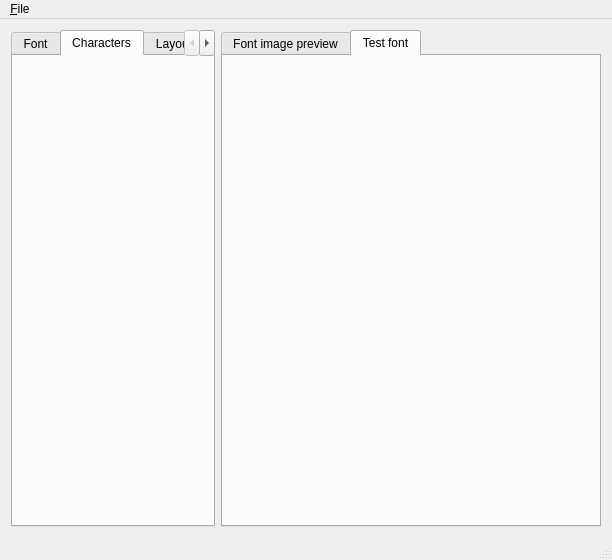
<?xml version="1.0" encoding="UTF-8"?>
<ui version="4.0">
 <author>AndryBlack</author>
 <class>FontBuilder</class>
 <widget class="QMainWindow" name="FontBuilder">
  <property name="geometry">
   <rect>
    <x>0</x>
    <y>0</y>
    <width>612</width>
    <height>560</height>
   </rect>
  </property>
  <property name="windowTitle">
   <string>FontBuilder</string>
  </property>
  <property name="locale">
   <locale language="English" country="UnitedStates"/>
  </property>
  <widget class="QWidget" name="centralWidget">
   <layout class="QHBoxLayout" name="horizontalLayout" stretch="0,1">
    <item>
     <widget class="QTabWidget" name="tabWidget">
      <property name="locale">
       <locale language="English" country="UnitedStates"/>
      </property>
      <property name="currentIndex">
       <number>1</number>
      </property>
      <widget class="QWidget" name="tab_Font">
       <attribute name="title">
        <string>Font</string>
       </attribute>
       <layout class="QVBoxLayout" name="verticalLayout_2">
        <item>
         <widget class="QGroupBox" name="groupBox_FontSelect">
          <property name="sizePolicy">
           <sizepolicy hsizetype="Minimum" vsizetype="Minimum">
            <horstretch>0</horstretch>
            <verstretch>0</verstretch>
           </sizepolicy>
          </property>
          <property name="title">
           <string>Font</string>
          </property>
          <layout class="QHBoxLayout" name="horizontalLayout_2">
           <item>
            <widget class="FontSelectFrame" name="frameFontSelect" native="true">
             <property name="sizePolicy">
              <sizepolicy hsizetype="Minimum" vsizetype="Minimum">
               <horstretch>0</horstretch>
               <verstretch>0</verstretch>
              </sizepolicy>
             </property>
            </widget>
           </item>
          </layout>
         </widget>
        </item>
        <item>
         <widget class="QGroupBox" name="groupBox">
          <property name="title">
           <string>Options</string>
          </property>
          <layout class="QVBoxLayout" name="verticalLayout_3">
           <item>
            <widget class="FontOptionsFrame" name="frameFontOptions" native="true">
             <property name="sizePolicy">
              <sizepolicy hsizetype="Minimum" vsizetype="Minimum">
               <horstretch>0</horstretch>
               <verstretch>0</verstretch>
              </sizepolicy>
             </property>
            </widget>
           </item>
          </layout>
         </widget>
        </item>
        <item>
         <spacer name="verticalSpacer">
          <property name="orientation">
           <enum>Qt::Vertical</enum>
          </property>
          <property name="sizeHint" stdset="0">
           <size>
            <width>20</width>
            <height>40</height>
           </size>
          </property>
         </spacer>
        </item>
       </layout>
      </widget>
      <widget class="QWidget" name="tab_Charaters">
       <attribute name="title">
        <string>Characters</string>
       </attribute>
       <layout class="QVBoxLayout" name="verticalLayout_4">
        <item>
         <widget class="CharactersFrame" name="frameCharacters" native="true"/>
        </item>
       </layout>
      </widget>
      <widget class="QWidget" name="tab_Layout">
       <attribute name="title">
        <string>Layout</string>
       </attribute>
       <layout class="QVBoxLayout" name="verticalLayout_5">
        <item>
         <widget class="QLabel" name="label">
          <property name="text">
           <string>Layout engine</string>
          </property>
         </widget>
        </item>
        <item>
         <widget class="QComboBox" name="comboBoxLayouter"/>
        </item>
        <item>
         <widget class="LayoutConfigFrame" name="frameLayoutConfig" native="true"/>
        </item>
        <item>
         <spacer name="verticalSpacer_2">
          <property name="orientation">
           <enum>Qt::Vertical</enum>
          </property>
          <property name="sizeHint" stdset="0">
           <size>
            <width>20</width>
            <height>40</height>
           </size>
          </property>
         </spacer>
        </item>
       </layout>
      </widget>
      <widget class="QWidget" name="tab_Output">
       <attribute name="title">
        <string>Output</string>
       </attribute>
       <layout class="QVBoxLayout" name="verticalLayout_7">
        <item>
         <widget class="OutputFrame" name="frameOutput" native="true"/>
        </item>
        <item>
         <widget class="QPushButton" name="pushButtonWriteFont">
          <property name="text">
           <string>Write font</string>
          </property>
         </widget>
        </item>
       </layout>
      </widget>
     </widget>
    </item>
    <item>
     <widget class="QTabWidget" name="tabWidget_2">
      <property name="currentIndex">
       <number>1</number>
      </property>
      <widget class="QWidget" name="tab_Preview">
       <attribute name="title">
        <string>Font image preview</string>
       </attribute>
       <layout class="QGridLayout" name="gridLayout_2" columnstretch="1,1,0,0" columnminimumwidth="0,0,0,0">
        <item row="3" column="0" colspan="4">
         <widget class="QScrollArea" name="scrollArea">
          <property name="widgetResizable">
           <bool>true</bool>
          </property>
          <widget class="QWidget" name="scrollAreaWidgetContents">
           <property name="geometry">
            <rect>
             <x>0</x>
             <y>0</y>
             <width>360</width>
             <height>425</height>
            </rect>
           </property>
           <layout class="QGridLayout" name="gridLayout">
            <item row="4" column="0" colspan="4">
             <spacer name="verticalSpacer_3">
              <property name="orientation">
               <enum>Qt::Vertical</enum>
              </property>
              <property name="sizeHint" stdset="0">
               <size>
                <width>20</width>
                <height>40</height>
               </size>
              </property>
             </spacer>
            </item>
            <item row="0" column="0" colspan="4">
             <spacer name="verticalSpacer_4">
              <property name="orientation">
               <enum>Qt::Vertical</enum>
              </property>
              <property name="sizeHint" stdset="0">
               <size>
                <width>20</width>
                <height>40</height>
               </size>
              </property>
             </spacer>
            </item>
            <item row="2" column="1" colspan="2">
             <widget class="FontDrawWidget" name="widgetFontPreview" native="true"/>
            </item>
            <item row="2" column="3">
             <spacer name="horizontalSpacer">
              <property name="orientation">
               <enum>Qt::Horizontal</enum>
              </property>
              <property name="sizeHint" stdset="0">
               <size>
                <width>40</width>
                <height>20</height>
               </size>
              </property>
             </spacer>
            </item>
            <item row="2" column="0">
             <spacer name="horizontalSpacer_2">
              <property name="orientation">
               <enum>Qt::Horizontal</enum>
              </property>
              <property name="sizeHint" stdset="0">
               <size>
                <width>40</width>
                <height>20</height>
               </size>
              </property>
             </spacer>
            </item>
           </layout>
          </widget>
         </widget>
        </item>
        <item row="1" column="0">
         <widget class="QCheckBox" name="checkBoxDrawGrid">
          <property name="text">
           <string>Draw grid</string>
          </property>
         </widget>
        </item>
        <item row="1" column="1">
         <widget class="QLabel" name="label_ImageSize">
          <property name="text">
           <string>0x0</string>
          </property>
         </widget>
        </item>
        <item row="1" column="2">
         <widget class="QLabel" name="label_2">
          <property name="text">
           <string>scale:</string>
          </property>
         </widget>
        </item>
        <item row="1" column="3">
         <widget class="QComboBox" name="comboBox">
          <property name="layoutDirection">
           <enum>Qt::LeftToRight</enum>
          </property>
          <property name="currentIndex">
           <number>1</number>
          </property>
          <property name="frame">
           <bool>true</bool>
          </property>
          <item>
           <property name="text">
            <string>50%</string>
           </property>
          </item>
          <item>
           <property name="text">
            <string>100%</string>
           </property>
          </item>
          <item>
           <property name="text">
            <string>200%</string>
           </property>
          </item>
          <item>
           <property name="text">
            <string>400%</string>
           </property>
          </item>
          <item>
           <property name="text">
            <string>800%</string>
           </property>
          </item>
         </widget>
        </item>
       </layout>
      </widget>
      <widget class="QWidget" name="tab_TestFont">
       <attribute name="title">
        <string>Test font</string>
       </attribute>
       <layout class="QGridLayout" name="gridLayout_3">
        <item row="0" column="0">
         <widget class="FontTestFrame" name="fontTestFrame" native="true"/>
        </item>
       </layout>
      </widget>
     </widget>
    </item>
   </layout>
  </widget>
  <widget class="QMenuBar" name="menuBar">
   <property name="geometry">
    <rect>
     <x>0</x>
     <y>0</y>
     <width>612</width>
     <height>19</height>
    </rect>
   </property>
   <widget class="QMenu" name="menu_File">
    <property name="title">
     <string>&amp;File</string>
    </property>
    <addaction name="action_Open"/>
   </widget>
   <addaction name="menu_File"/>
  </widget>
  <widget class="QStatusBar" name="statusBar"/>
  <action name="action_Open">
   <property name="text">
    <string>&amp;Open</string>
   </property>
  </action>
 </widget>
 <layoutdefault spacing="6" margin="11"/>
 <customwidgets>
  <customwidget>
   <class>FontSelectFrame</class>
   <extends>QWidget</extends>
   <header>fontselectframe.h</header>
   <container>1</container>
  </customwidget>
  <customwidget>
   <class>FontOptionsFrame</class>
   <extends>QWidget</extends>
   <header>fontoptionsframe.h</header>
   <container>1</container>
  </customwidget>
  <customwidget>
   <class>CharactersFrame</class>
   <extends>QWidget</extends>
   <header>charactersframe.h</header>
   <container>1</container>
  </customwidget>
  <customwidget>
   <class>LayoutConfigFrame</class>
   <extends>QWidget</extends>
   <header>layoutconfigframe.h</header>
   <container>1</container>
  </customwidget>
  <customwidget>
   <class>OutputFrame</class>
   <extends>QWidget</extends>
   <header>outputframe.h</header>
   <container>1</container>
  </customwidget>
  <customwidget>
   <class>FontTestFrame</class>
   <extends>QWidget</extends>
   <header>fonttestframe.h</header>
   <container>1</container>
  </customwidget>
  <customwidget>
   <class>FontDrawWidget</class>
   <extends>QWidget</extends>
   <header>fontdrawwidget.h</header>
   <container>1</container>
  </customwidget>
 </customwidgets>
 <resources/>
 <connections/>
 <slots>
  <slot>fontParametersChanged()</slot>
  <slot>requestFontsDirChange()</slot>
 </slots>
</ui>
